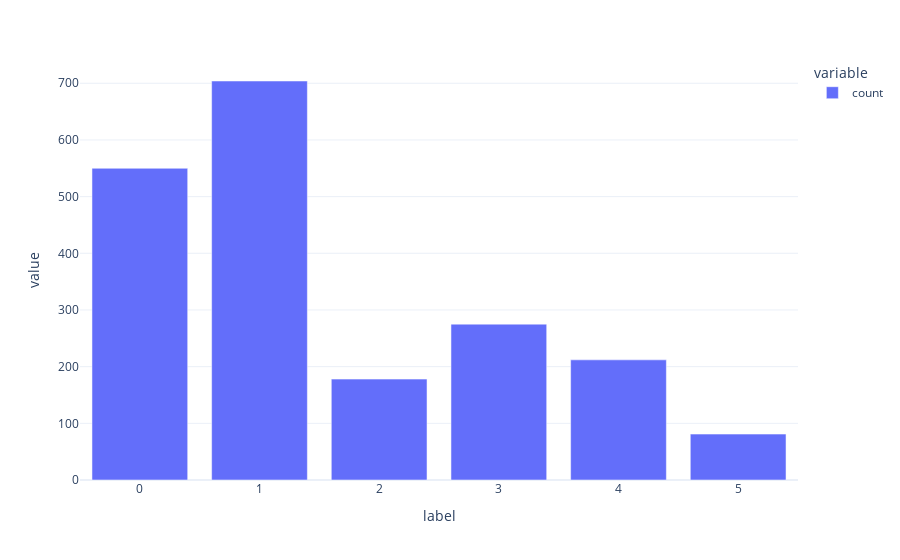

Notebook cell for this chart:
### Code cell
import plotly.express as px

px.bar(val_labels.value_counts(ascending=True),template='plotly_white')

### Figure 1 — Plotly figure (JSON) as saved in the notebook; plotly's stock layout.template omitted (floating-point values rounded to 4 significant figures)
{"data": [{"alignmentgroup": "True", "hovertemplate": "variable=count<br>label=%{x}<br>value=%{y}<extra></extra>", "legendgroup": "count", "marker": {"color": "#636efa", "pattern": {"shape": ""}}, "name": "count", "offsetgroup": "count", "orientation": "v", "showlegend": true, "textposition": "auto", "type": "bar", "x": [5, 2, 4, 3, 0, 1], "xaxis": "x", "y": [81, 178, 212, 275, 550, 704], "yaxis": "y"}], "layout": {"barmode": "relative", "legend": {"title": {"text": "variable"}, "tracegroupgap": 0}, "margin": {"t": 60}, "xaxis": {"anchor": "y", "domain": [0, 1], "title": {"text": "label"}}, "yaxis": {"anchor": "x", "domain": [0, 1], "title": {"text": "value"}}}}
